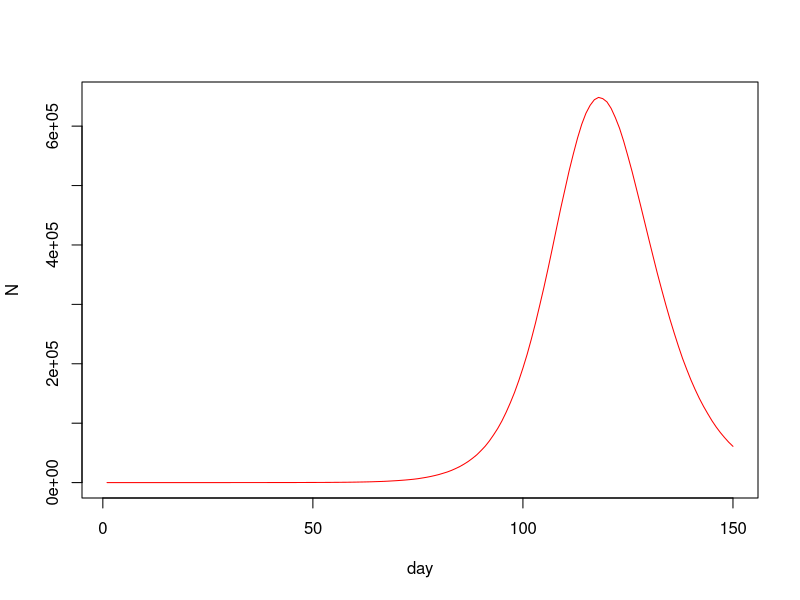

Generate this figure with R: (Note: a time limit stopped this script after it produced the figure.)
##Group member:
##1. Aditya Prabaswara Mardjikoen(s2264710)
##2. Xiangtian Duan(s2248742)
##3. Huiying Chen(s2264943)

## Github repositories link: 
## https://github.com/aprabaswara/Statistical-Programming-Task-2-Covid-and-the-hazards-of-opportunistic-sampling-Group-21.git



##IDEA 1
#for wholle number
n=5500000

ne=10
nt=150
gamma=1/3
delta=1/5
lamda=0.4/n
x<-rep(0,n)
beta<- rlnorm(n,0,0.5); beta <- beta/mean(beta)
x[1:ne]<-1 #exposed

S<-E<-I<-R<-rep(0,nt)

S[1]<-n-ne;E[1]<-ne

for (i in 2:nt){
  
  u<-runif(n)
  
  t<-sum(beta[which(x==2)])
  x[x==2&u<delta]<-3## I -> R with prob delta
  
  x[x==1&u<gamma]<-2 ## E -> I with prob gamma
  
  x[which(x==0)][u[which(x==0)]<t*lamda*beta[which(x==0)]]<-1
  
  
  
  #x[which(x==0)][u[which(x==0)]<sum(beta[which(x==2)])*lamda*beta[which(x==0)]]<-1
  
  S[i]<-sum(x==0);E[i]<-sum(x==1)
  I[i]<-sum(x==2);R[i]<-sum(x==3)
  
}


list (S=S,E=E,I=I,R=R,beta=beta)

plot(I,ylim=c(0,max(I)),xlab="day",ylab="N",col='red',type='l')




#for 10%

n=5500000/10

ne=10
nt=150
gamma=1/3
delta=1/5
lamda=0.4/550000
x<-rep(0,550000)
beta<- rlnorm(5500000,0,0.5); beta <- beta/mean(beta)
beta_sort <- sort(beta,decreasing=FALSE)
threshold<-beta_sort[550000]
#length(beta[which(beta==threshold)])
beta <- beta[which(beta<=threshold)]



x[1:ne]<-1 #exposed

S<-E<-I<-R<-rep(0,nt)

S[1]<-n-ne;E[1]<-ne

for (i in 2:nt){
  
  u<-runif(550000)
  
  t<-sum(beta[which(x==2)])
  x[x==2&u<delta]<-3## I -> R with prob delta
  
  x[x==1&u<gamma]<-2 ## E -> I with prob gamma
  
  x[which(x==0)][u[which(x==0)]<t*lamda*beta[which(x==0)]]<-1
  
  
  
  
  S[i]<-sum(x==0);E[i]<-sum(x==1)
  I[i]<-sum(x==2);R[i]<-sum(x==3)
  
}


list (S=S,E=E,I=I,R=R,beta=beta)

plot(I,ylim=c(0,max(I)),xlab="day",ylab="N",col='red',type='l')

max(I)
#for 0.1%


n<-5500000*0.001
beta<-sample(beta,n)


ne=10
nt=150
gamma=1/3
delta=1/5
lamda=0.4/n
x<-rep(0,n)


x[1:ne]<-1 #exposed

S<-E<-I<-R<-rep(0,nt)

S[1]<-n-ne;E[1]<-ne

for (i in 2:nt){
  
  u<-runif(n)
  
  t<-sum(beta[which(x==2)])
  x[x==2&u<delta]<-3## I -> R with prob delta
  
  x[x==1&u<gamma]<-2 ## E -> I with prob gamma
  
  x[which(x==0)][u[which(x==0)]<t*lamda*beta[which(x==0)]]<-1
  
  
  
  S[i]<-sum(x==0);E[i]<-sum(x==1)
  I[i]<-sum(x==2);R[i]<-sum(x==3)
  
}


list (S=S,E=E,I=I,R=R,beta=beta)

plot(I,ylim=c(0,max(I)),xlab="day",ylab="N",col='red',type='l')






#write in one function
covid_simulation <- function(n,nt){

  
  ne=10

  gamma=1/3
  delta=1/5
  lambda=0.4/n
  
  x<-rep(0,n)

  
  
  
  x[1:ne]<-1 #exposed
  
  S<-E<-I<-R<-rep(0,nt)
  
  S[1]<-n-ne;E[1]<-ne
  
  for (i in 2:nt){
    
    u<-runif(n)
    
    t<-sum(beta[which(x==2)])
    
    x[x==2&u<delta]<-3## I -> R with prob delta
    
    x[x==1&u<gamma]<-2 ## E -> I with prob gamma
    
    x[which(x==0)][u[which(x==0)]<t*lambda*beta[which(x==0)]]<-1
    
    
    
    
    S[i]<-sum(x==0);E[i]<-sum(x==1)
    I[i]<-sum(x==2);R[i]<-sum(x==3)
    
  }
  
  
  list (S=S,E=E,I=I,R=R,beta=beta)


  
  
} ## covid

n=5500000
nt=150
beta<- rlnorm(n,0,0.5); beta <- beta/mean(beta)
ep1<-covid_simulation(n,nt)


beta_sort<-sort(beta,decreasing = TRUE)
beta_lower <- tail(beta_sort,n/10)
beta<-beta[which(beta%in%beta_lower)]
ep2<-covid_simulation (n/10,nt)



#beta_sort <- sort(beta,decreasing=FALSE)
#n<-n/10
#threshold<-beta_sort[n]
##length(beta[which(beta==threshold)])
#beta <- beta[which(beta<=threshold)]
#ep2<-covid_simulation (550000,150)



beta<- rlnorm(n,0,0.5); beta <- beta/mean(beta)

beta<-sample(beta,n*0.001)
ep3<-covid_simulation (n=n*0.001,nt)





plot(ep1$I,ylim=c(0,max(ep1$I)),xlab="day",ylab="N",col='red',type='l')
points(ep2$I,ylim=c(0,max(ep2$I)),xlab="day",ylab="N",col='green',type='l')
lines(ep3$I,ylim=c(0,max(ep3$I)),xlab="day",ylab="N",col='blue',type='l')

df <- data.frame(infections=seir()$I, days=1:100)
par(mfcol=c(2,3),mar=c(4,4,1,1)) ## set plot window up for multiple plots
#hist(epi$beta,xlab="beta",main="") ## beta distribution
plot(df$infections,ylim=c(0,max(df$infections)),xlab="day",ylab="N",type='l',col='red') 
abline(v = df$days[df$infections==max(df$infections)], col = "black", lty = 2)

#Red : Number of new infection each day
#Blue : Number of new infection among the 10% of the population with lowest beta value
#Green : Number of new infection in a random sample of 0.1% of the population.
#Black : The peak of each infection



#IDEA 2


#for wholle number
n=5500000

ne=10
nt=150
gamma=1/3
delta=1/5
lamda=0.4/5500000
x<-rep(0,5500000)
beta<- rlnorm(5500000,0,0.5); beta <- beta/mean(beta)



x[1:ne]<-1 #exposed

S<-E<-I<-R<-rep(0,nt)

S[1]<-5500000-ne;E[1]<-ne


#length(beta[which(beta==threshold)])
#x <- x[which(beta<=threshold)]

for (i in 2:nt){
  
  u<-runif(5500000)
  
  t<-sum(beta[which(x==2)])
  x[x==2&u<delta]<-3## I -> R with prob delta
  
  x[x==1&u<gamma]<-2 ## E -> I with prob gamma
  
  x[which(x==0)][u[which(x==0)]<t*lamda*beta[which(x==0)]]<-1
  
  
  
  
  
  #x[which(x==0)][u[which(x==0)]<sum(beta[which(x==2)])*lamda*beta[which(x==0)]]<-1
  
  S[i]<-sum(x==0);E[i]<-sum(x==1)
  I[i]<-sum(x==2);R[i]<-sum(x==3)
  
  #S[i]<-sum(x==0);E[i]<-sum(x==1);I[i]<-sum(x==2);R[i]<-sum(x==3)
  
  
}


list (S=S,E=E,I=I,R=R,beta=beta)

plot(I,ylim=c(0,max(I)),xlab="day",ylab="N",col='red',type='l')















#for 10%




n=5500000

ne=10
nt=150
gamma=1/3
delta=1/5
lamda=0.4/5500000
x<-rep(0,5500000)
beta<- rlnorm(5500000,0,0.5); beta <- beta/mean(beta)
beta_sort <- sort(beta,decreasing=FALSE)

threshold<-beta_sort[550000]


x[1:ne]<-1 #exposed

S<-E<-I<-R<-rep(0,nt)

S[1]<-550000-ne;E[1]<-ne


for (i in 2:nt){
  
  u<-runif(5500000)
  
  t<-sum(beta[which(x==2)])
  x[x==2&u<delta]<-3## I -> R with prob delta
  
  x[x==1&u<gamma]<-2 ## E -> I with prob gamma
  
  x[which(x==0)][u[which(x==0)]<t*lamda*beta[which(x==0)]]<-1
  
  y <- x[which(beta<=threshold)]
  
  
  
  #x[which(x==0)][u[which(x==0)]<sum(beta[which(x==2)])*lamda*beta[which(x==0)]]<-1
  
  S[i]<-sum(y==0);E[i]<-sum(y==1)
  I[i]<-sum(y==2);R[i]<-sum(y==3)
  
  #S[i]<-sum(x==0);E[i]<-sum(x==1);I[i]<-sum(x==2);R[i]<-sum(x==3)
  
  
}


list (S=S,E=E,I=I,R=R,beta=beta)

plot(I,ylim=c(0,max(I)),xlab="day",ylab="N",col='red',type='l')




#for 0.1%



n=5500000

n<-5500000*0.001
beta<- rlnorm(5500000,0,0.5); beta <- beta/mean(beta)
sample_beta<-sample(beta,n)


m<-which(beta%in%sample_beta)
ne=10
nt=150
gamma=1/3
delta=1/5
lamda=0.4/5500000
x<-rep(0,5500000)

x[1:ne]<-1 #exposed

S<-E<-I<-R<-rep(0,nt)

S[1]<-550000-ne;E[1]<-ne


for (i in 2:nt){
  
  u<-runif(5500000)
  
  t<-sum(beta[which(x==2)])
  x[x==2&u<delta]<-3## I -> R with prob delta
  
  x[x==1&u<gamma]<-2 ## E -> I with prob gamma
  
  x[which(x==0)][u[which(x==0)]<t*lamda*beta[which(x==0)]]<-1
  
  z <- x[m]
  
  
  
  
  
  S[i]<-sum(z==0);E[i]<-sum(z==1)
  I[i]<-sum(z==2);R[i]<-sum(z==3)
  
 
  
  
}


list (S=S,E=E,I=I,R=R,beta=beta)

plot(I,ylim=c(0,max(I)),xlab="day",ylab="N",col='red',type='l')





#write in one function(wrong)

covid_simulation<- function(n=5500000,nt=150,choice){
  
  ne=10
  gamma=1/3
  delta=1/5
  lamda=0.4/n
  x<-rep(0,n)
  beta<- rlnorm(n,0,0.5); beta <- beta/mean(beta)
  
  
  #beta_sort<-sort(beta,decreasing = TRUE)

  beta_lower <- tail(beta_sort,n*0.1)
  beta_lower_index<-which(beta%in%beta_lower)

  
  sample_beta<-sample(beta,n*0.001)
  sample_index<-which(beta%in%sample_beta)
  
  
  x[1:ne]<-1 #exposed
  
  S<-E<-I<-R<-rep(0,nt)
  #A<-W<-U<-P<-rep(0,nt)
  #D<-Q<-G<-K<-rep(0,nt)
  
  S[1]<-n-ne;E[1]<-ne
  #A[1]<-n-ne;W[1]<-ne
  #D[1]<-n-ne;Q[1]<-ne
  
  
  
  for (i in 2:nt){
    
    u<-runif(n)
    
    sum_beta_I<-sum(beta[which(x==2)])
    
    x[x==2&u<delta]<-3## I -> R with prob delta
    
    x[x==1&u<gamma]<-2 ## E -> I with prob gamma
    
    x[which(x==0)][u[which(x==0)]<sum_beta_I*lamda*beta[which(x==0)]]<-1
    
    y <- x[beta_lower_index]
    
    z <- x[sample_index]
    
    
    #x[which(x==0)][u[which(x==0)]<sum(beta[which(x==2)])*lamda*beta[which(x==0)]]<-1
    
    S[i]<-sum(x==0);E[i]<-sum(x==1);I[i]<-sum(x==2);R[i]<-sum(x==3)
    
    #A[i]<-sum(y==0);W[i]<-sum(y==1);U[i]<-sum(y==2);P[i]<-sum(y==3)
    
    #D[i]<-sum(z==0);Q[i]<-sum(z==1);G[i]<-sum(z==2);K[i]<-sum(z==3)
    
    
    
    
  }
  
  
  list (S=S,E=E,I=I,R=R,beta=beta)
  #list (A=A,W=W,U=U,P=P,beta=beta)
  #list (D=D,Q=Q,G=G,K=K,beta=beta)
  
  
}

epi<-covid_simulation(n=5500000,nt=150)
plot(epi$I,ylim=c(0,max(epi$I)),xlab="day",ylab="N",col='red',type='l')
points(epi$i,ylim=c(0,max(epi$i)),xlab="day",ylab="N",col='green',type='l')
lines(epi$II,ylim=c(0,max(epi$II)),xlab="day",ylab="N",col='blue',type='l')


#write in one function(newest)

covid_simulation<- function(n,nt,choice){
  
  ne=10
  gamma=1/3
  delta=1/5
  lamda=0.4/n
  x<-rep(0,n)
  
  
  
  #beta_sort<-sort(beta,decreasing = TRUE)
  
  #beta_lower <- tail(beta_sort,n*0.1)
  index<-which(beta%in%choice)
  
  
  #sample_beta<-sample(beta,n*0.001)
  #sample_index<-which(beta%in%sample_beta)
  
  
  x[1:ne]<-1 #exposed
  
  S<-E<-I<-R<-rep(0,nt)
  #A<-W<-U<-P<-rep(0,nt)
  #D<-Q<-G<-K<-rep(0,nt)
  
  S[1]<-n-ne;E[1]<-ne
  #A[1]<-n-ne;W[1]<-ne
  #D[1]<-n-ne;Q[1]<-ne
  
  
  
  for (i in 2:nt){
    
    u<-runif(n)
    
    sum_beta_I<-sum(beta[which(x==2)])
    
    x[x==2&u<delta]<-3## I -> R with prob delta
    
    x[x==1&u<gamma]<-2 ## E -> I with prob gamma
    
    x[which(x==0)][u[which(x==0)]<sum_beta_I*lamda*beta[which(x==0)]]<-1
    
    y <- x[index]
    
    
    
    
    #x[which(x==0)][u[which(x==0)]<sum(beta[which(x==2)])*lamda*beta[which(x==0)]]<-1
    
    S[i]<-sum(y==0);E[i]<-sum(y==1);I[i]<-sum(y==2);R[i]<-sum(y==3)
    
    #A[i]<-sum(y==0);W[i]<-sum(y==1);U[i]<-sum(y==2);P[i]<-sum(y==3)
    
    #D[i]<-sum(z==0);Q[i]<-sum(z==1);G[i]<-sum(z==2);K[i]<-sum(z==3)
    
    
    
    
  }
  
  
  list (S=S,E=E,I=I,R=R,beta=beta)
  #list (A=A,W=W,U=U,P=P,beta=beta)
  #list (D=D,Q=Q,G=G,K=K,beta=beta)
  
  
}
n<-5500000
nt<-150
beta<- rlnorm(n,0,0.5); beta <- beta/mean(beta)
epi<-covid_simulation(n,nt,choice=beta)
plot(epi$I,ylim=c(0,max(epi$I)),xlab="day",ylab="N",col='red',type='l')


beta_sort<-sort(beta,decreasing = TRUE)
beta_lower<- tail(beta_sort,n*0.1)
eplower<-covid_simulation(n,nt,choice=beta_lower)
points(eplower$I,ylim=c(0,max(eplower$I)),xlab="day",ylab="N",col='green',type='l')

sample_beta<-sample(beta,n*0.001)
epsample<-covid_simulation(n,nt,choice=sample_beta)
lines(epsample$I,ylim=c(0,max(epsample$I)),xlab="day",ylab="N",col='blue',type='l')

df <- data.frame(infections=seir()$I, days=1:100)
par(mfcol=c(2,3),mar=c(4,4,1,1)) ## set plot window up for multiple plots
#hist(epi$beta,xlab="beta",main="") ## beta distribution
plot(df$infections,ylim=c(0,max(df$infections)),xlab="day",ylab="N",type='l',col='red') 
abline(v = df$days[df$infections==max(df$infections)], col = "black", lty = 2)

##probability based on last day? 10% or general? naming
